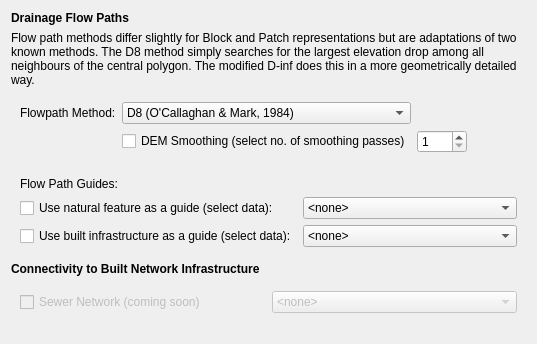
            <widget class="QWidget" name="connectivity_contents">
             <property name="geometry">
              <rect>
               <x>0</x>
               <y>0</y>
               <width>537</width>
               <height>344</height>
              </rect>
             </property>
             <layout class="QVBoxLayout" name="verticalLayout_6">
              <item>
               <widget class="QLabel" name="connectivity_title">
                <property name="text">
                 <string>&lt;html&gt;&lt;head/&gt;&lt;body&gt;&lt;p&gt;&lt;span style=&quot; font-weight:600;&quot;&gt;Drainage Flow Paths&lt;/span&gt;&lt;/p&gt;&lt;/body&gt;&lt;/html&gt;</string>
                </property>
               </widget>
              </item>
              <item>
               <widget class="QLabel" name="connectivity_lbl1">
                <property name="text">
                 <string>&lt;html&gt;&lt;head/&gt;&lt;body&gt;&lt;p&gt;Flow path methods differ slightly for Block and Patch representations but are adaptations of two known methods. The D8 method simply searches for the largest elevation drop among all neighbours of the central polygon. The modified D-inf does this in a more geometrically detailed way.&lt;/p&gt;&lt;/body&gt;&lt;/html&gt;</string>
                </property>
                <property name="wordWrap">
                 <bool>true</bool>
                </property>
               </widget>
              </item>
              <item>
               <widget class="QWidget" name="flowpath_widget" native="true">
                <layout class="QGridLayout" name="gridLayout_3">
                 <item row="0" column="0">
                  <widget class="QLabel" name="flowpath_lbl">
                   <property name="whatsThis">
                    <string>&lt;!DOCTYPE HTML PUBLIC &quot;-//W3C//DTD HTML 4.0//EN&quot; &quot;http://www.w3.org/TR/REC-html40/strict.dtd&quot;&gt;
&lt;html&gt;&lt;head&gt;&lt;meta name=&quot;qrichtext&quot; content=&quot;1&quot; /&gt;&lt;style type=&quot;text/css&quot;&gt;
p, li { white-space: pre-wrap; }
&lt;/style&gt;&lt;/head&gt;&lt;body style=&quot; font-family:'MS Shell Dlg 2'; font-size:8.25pt; font-weight:400; font-style:normal;&quot;&gt;
&lt;p style=&quot; margin-top:0px; margin-bottom:0px; margin-left:0px; margin-right:0px; -qt-block-indent:0; text-indent:0px;&quot;&gt;&lt;span style=&quot; font-size:8pt;&quot;&gt;How many blocks to consider when determining drainage fluxes (the greater the number, the greater the computational burden).&lt;/span&gt;&lt;/p&gt;&lt;/body&gt;&lt;/html&gt;</string>
                   </property>
                   <property name="text">
                    <string>Flowpath Method:</string>
                   </property>
                  </widget>
                 </item>
                 <item row="1" column="1">
                  <widget class="QCheckBox" name="demsmooth_check">
                   <property name="toolTip">
                    <string>&lt;!DOCTYPE HTML PUBLIC &quot;-//W3C//DTD HTML 4.0//EN&quot; &quot;http://www.w3.org/TR/REC-html40/strict.dtd&quot;&gt;
&lt;html&gt;&lt;head&gt;&lt;meta name=&quot;qrichtext&quot; content=&quot;1&quot; /&gt;&lt;style type=&quot;text/css&quot;&gt;
p, li { white-space: pre-wrap; }
&lt;/style&gt;&lt;/head&gt;&lt;body style=&quot; font-family:'MS Shell Dlg 2'; font-size:8.25pt; font-weight:400; font-style:normal;&quot;&gt;
&lt;p style=&quot; margin-top:0px; margin-bottom:0px; margin-left:0px; margin-right:0px; -qt-block-indent:0; text-indent:0px;&quot;&gt;&lt;span style=&quot; font-size:8pt;&quot;&gt;Check if you want to avoid localised ponds forming in the region. If this is of particular interest because the DEM's accuracy has been assured and the purpose of the simulation is to assess these problem spots, then leave this box unchecked.&lt;/span&gt;&lt;/p&gt;
&lt;p style=&quot;-qt-paragraph-type:empty; margin-top:0px; margin-bottom:0px; margin-left:0px; margin-right:0px; -qt-block-indent:0; text-indent:0px; font-size:8pt;&quot;&gt;&lt;/p&gt;
&lt;p style=&quot; margin-top:0px; margin-bottom:0px; margin-left:0px; margin-right:0px; -qt-block-indent:0; text-indent:0px;&quot;&gt;&lt;span style=&quot; font-size:8pt;&quot;&gt;Correction proceeds as follows:&lt;/span&gt;&lt;/p&gt;
&lt;p style=&quot; margin-top:0px; margin-bottom:0px; margin-left:0px; margin-right:0px; -qt-block-indent:0; text-indent:0px;&quot;&gt;&lt;span style=&quot; font-size:8pt;&quot;&gt;- If cell cannot transfer water downhill, but there is an adjacent cell with identical elevation within tolerance limit, it will transfer the water into this.&lt;/span&gt;&lt;/p&gt;
&lt;p style=&quot; margin-top:0px; margin-bottom:0px; margin-left:0px; margin-right:0px; -qt-block-indent:0; text-indent:0px;&quot;&gt;&lt;span style=&quot; font-size:8pt;&quot;&gt;- If tolerance limit is not met, cell's water is routed directly to catchment outlet.&lt;/span&gt;&lt;/p&gt;&lt;/body&gt;&lt;/html&gt;</string>
                   </property>
                   <property name="whatsThis">
                    <string>&lt;!DOCTYPE HTML PUBLIC &quot;-//W3C//DTD HTML 4.0//EN&quot; &quot;http://www.w3.org/TR/REC-html40/strict.dtd&quot;&gt;
&lt;html&gt;&lt;head&gt;&lt;meta name=&quot;qrichtext&quot; content=&quot;1&quot; /&gt;&lt;style type=&quot;text/css&quot;&gt;
p, li { white-space: pre-wrap; }
&lt;/style&gt;&lt;/head&gt;&lt;body style=&quot; font-family:'MS Shell Dlg 2'; font-size:8.25pt; font-weight:400; font-style:normal;&quot;&gt;
&lt;p style=&quot; margin-top:0px; margin-bottom:0px; margin-left:0px; margin-right:0px; -qt-block-indent:0; text-indent:0px;&quot;&gt;&lt;span style=&quot; font-size:8pt;&quot;&gt;Applies a weighted average smoothing filter over the DEM layer. &lt;/span&gt;&lt;/p&gt;&lt;/body&gt;&lt;/html&gt;</string>
                   </property>
                   <property name="text">
                    <string>DEM Smoothing (select no. of smoothing passes)</string>
                   </property>
                  </widget>
                 </item>
                 <item row="0" column="2">
                  <spacer name="horizontalSpacer_4">
                   <property name="orientation">
                    <enum>Qt::Horizontal</enum>
                   </property>
                   <property name="sizeHint" stdset="0">
                    <size>
                     <width>40</width>
                     <height>20</height>
                    </size>
                   </property>
                  </spacer>
                 </item>
                 <item row="0" column="1">
                  <widget class="QComboBox" name="flowpath_combo">
                   <property name="sizePolicy">
                    <sizepolicy hsizetype="Preferred" vsizetype="Preferred">
                     <horstretch>0</horstretch>
                     <verstretch>0</verstretch>
                    </sizepolicy>
                   </property>
                   <property name="currentIndex">
                    <number>1</number>
                   </property>
                   <item>
                    <property name="text">
                     <string>Adapted version of D-infinity (Tarboton, 1997)</string>
                    </property>
                   </item>
                   <item>
                    <property name="text">
                     <string>D8 (O'Callaghan &amp; Mark, 1984)</string>
                    </property>
                   </item>
                  </widget>
                 </item>
                 <item row="1" column="2">
                  <widget class="QSpinBox" name="demsmooth_spin">
                   <property name="toolTip">
                    <string>Select the number of times the smoothing algorithm should be applied. A higher number will lead to a much smoother map, but can result in possible issues with finding flow paths.</string>
                   </property>
                   <property name="minimum">
                    <number>1</number>
                   </property>
                   <property name="maximum">
                    <number>2</number>
                   </property>
                  </widget>
                 </item>
                 <item row="1" column="3">
                  <spacer name="horizontalSpacer">
                   <property name="orientation">
                    <enum>Qt::Horizontal</enum>
                   </property>
                   <property name="sizeHint" stdset="0">
                    <size>
                     <width>40</width>
                     <height>20</height>
                    </size>
                   </property>
                  </spacer>
                 </item>
                </layout>
               </widget>
              </item>
              <item>
               <widget class="QWidget" name="flowpath_guide_widget" native="true">
                <layout class="QGridLayout" name="gridLayout_4">
                 <item row="1" column="0">
                  <widget class="QCheckBox" name="natfeature_check">
                   <property name="toolTip">
                    <string>&lt;!DOCTYPE HTML PUBLIC &quot;-//W3C//DTD HTML 4.0//EN&quot; &quot;http://www.w3.org/TR/REC-html40/strict.dtd&quot;&gt;
&lt;html&gt;&lt;head&gt;&lt;meta name=&quot;qrichtext&quot; content=&quot;1&quot; /&gt;&lt;style type=&quot;text/css&quot;&gt;
p, li { white-space: pre-wrap; }
&lt;/style&gt;&lt;/head&gt;&lt;body style=&quot; font-family:'MS Shell Dlg 2'; font-size:8.25pt; font-weight:400; font-style:normal;&quot;&gt;
&lt;p style=&quot; margin-top:0px; margin-bottom:0px; margin-left:0px; margin-right:0px; -qt-block-indent:0; text-indent:0px;&quot;&gt;&lt;span style=&quot; font-size:8pt;&quot;&gt;Check if you want to avoid localised ponds forming in the region. If this is of particular interest because the DEM's accuracy has been assured and the purpose of the simulation is to assess these problem spots, then leave this box unchecked.&lt;/span&gt;&lt;/p&gt;
&lt;p style=&quot;-qt-paragraph-type:empty; margin-top:0px; margin-bottom:0px; margin-left:0px; margin-right:0px; -qt-block-indent:0; text-indent:0px; font-size:8pt;&quot;&gt;&lt;/p&gt;
&lt;p style=&quot; margin-top:0px; margin-bottom:0px; margin-left:0px; margin-right:0px; -qt-block-indent:0; text-indent:0px;&quot;&gt;&lt;span style=&quot; font-size:8pt;&quot;&gt;Correction proceeds as follows:&lt;/span&gt;&lt;/p&gt;
&lt;p style=&quot; margin-top:0px; margin-bottom:0px; margin-left:0px; margin-right:0px; -qt-block-indent:0; text-indent:0px;&quot;&gt;&lt;span style=&quot; font-size:8pt;&quot;&gt;- If cell cannot transfer water downhill, but there is an adjacent cell with identical elevation within tolerance limit, it will transfer the water into this.&lt;/span&gt;&lt;/p&gt;
&lt;p style=&quot; margin-top:0px; margin-bottom:0px; margin-left:0px; margin-right:0px; -qt-block-indent:0; text-indent:0px;&quot;&gt;&lt;span style=&quot; font-size:8pt;&quot;&gt;- If tolerance limit is not met, cell's water is routed directly to catchment outlet.&lt;/span&gt;&lt;/p&gt;&lt;/body&gt;&lt;/html&gt;</string>
                   </property>
                   <property name="whatsThis">
                    <string>&lt;!DOCTYPE HTML PUBLIC &quot;-//W3C//DTD HTML 4.0//EN&quot; &quot;http://www.w3.org/TR/REC-html40/strict.dtd&quot;&gt;
&lt;html&gt;&lt;head&gt;&lt;meta name=&quot;qrichtext&quot; content=&quot;1&quot; /&gt;&lt;style type=&quot;text/css&quot;&gt;
p, li { white-space: pre-wrap; }
&lt;/style&gt;&lt;/head&gt;&lt;body style=&quot; font-family:'MS Shell Dlg 2'; font-size:8.25pt; font-weight:400; font-style:normal;&quot;&gt;
&lt;p style=&quot; margin-top:0px; margin-bottom:0px; margin-left:0px; margin-right:0px; -qt-block-indent:0; text-indent:0px;&quot;&gt;&lt;span style=&quot; font-size:8pt;&quot;&gt;Applies a weighted average smoothing filter over the DEM layer. &lt;/span&gt;&lt;/p&gt;&lt;/body&gt;&lt;/html&gt;</string>
                   </property>
                   <property name="text">
                    <string>Use natural feature as a guide (select data):</string>
                   </property>
                  </widget>
                 </item>
                 <item row="0" column="0">
                  <widget class="QLabel" name="flowpath_lbl2">
                   <property name="whatsThis">
                    <string>&lt;!DOCTYPE HTML PUBLIC &quot;-//W3C//DTD HTML 4.0//EN&quot; &quot;http://www.w3.org/TR/REC-html40/strict.dtd&quot;&gt;
&lt;html&gt;&lt;head&gt;&lt;meta name=&quot;qrichtext&quot; content=&quot;1&quot; /&gt;&lt;style type=&quot;text/css&quot;&gt;
p, li { white-space: pre-wrap; }
&lt;/style&gt;&lt;/head&gt;&lt;body style=&quot; font-family:'MS Shell Dlg 2'; font-size:8.25pt; font-weight:400; font-style:normal;&quot;&gt;
&lt;p style=&quot; margin-top:0px; margin-bottom:0px; margin-left:0px; margin-right:0px; -qt-block-indent:0; text-indent:0px;&quot;&gt;&lt;span style=&quot; font-size:8pt;&quot;&gt;How many blocks to consider when determining drainage fluxes (the greater the number, the greater the computational burden).&lt;/span&gt;&lt;/p&gt;&lt;/body&gt;&lt;/html&gt;</string>
                   </property>
                   <property name="text">
                    <string>Flow Path Guides:</string>
                   </property>
                  </widget>
                 </item>
                 <item row="2" column="0">
                  <widget class="QCheckBox" name="infrastructure_check">
                   <property name="toolTip">
                    <string>&lt;!DOCTYPE HTML PUBLIC &quot;-//W3C//DTD HTML 4.0//EN&quot; &quot;http://www.w3.org/TR/REC-html40/strict.dtd&quot;&gt;
&lt;html&gt;&lt;head&gt;&lt;meta name=&quot;qrichtext&quot; content=&quot;1&quot; /&gt;&lt;style type=&quot;text/css&quot;&gt;
p, li { white-space: pre-wrap; }
&lt;/style&gt;&lt;/head&gt;&lt;body style=&quot; font-family:'MS Shell Dlg 2'; font-size:8.25pt; font-weight:400; font-style:normal;&quot;&gt;
&lt;p style=&quot; margin-top:0px; margin-bottom:0px; margin-left:0px; margin-right:0px; -qt-block-indent:0; text-indent:0px;&quot;&gt;&lt;span style=&quot; font-size:8pt;&quot;&gt;Check if you want to avoid localised ponds forming in the region. If this is of particular interest because the DEM's accuracy has been assured and the purpose of the simulation is to assess these problem spots, then leave this box unchecked.&lt;/span&gt;&lt;/p&gt;
&lt;p style=&quot;-qt-paragraph-type:empty; margin-top:0px; margin-bottom:0px; margin-left:0px; margin-right:0px; -qt-block-indent:0; text-indent:0px; font-size:8pt;&quot;&gt;&lt;/p&gt;
&lt;p style=&quot; margin-top:0px; margin-bottom:0px; margin-left:0px; margin-right:0px; -qt-block-indent:0; text-indent:0px;&quot;&gt;&lt;span style=&quot; font-size:8pt;&quot;&gt;Correction proceeds as follows:&lt;/span&gt;&lt;/p&gt;
&lt;p style=&quot; margin-top:0px; margin-bottom:0px; margin-left:0px; margin-right:0px; -qt-block-indent:0; text-indent:0px;&quot;&gt;&lt;span style=&quot; font-size:8pt;&quot;&gt;- If cell cannot transfer water downhill, but there is an adjacent cell with identical elevation within tolerance limit, it will transfer the water into this.&lt;/span&gt;&lt;/p&gt;
&lt;p style=&quot; margin-top:0px; margin-bottom:0px; margin-left:0px; margin-right:0px; -qt-block-indent:0; text-indent:0px;&quot;&gt;&lt;span style=&quot; font-size:8pt;&quot;&gt;- If tolerance limit is not met, cell's water is routed directly to catchment outlet.&lt;/span&gt;&lt;/p&gt;&lt;/body&gt;&lt;/html&gt;</string>
                   </property>
                   <property name="whatsThis">
                    <string>&lt;!DOCTYPE HTML PUBLIC &quot;-//W3C//DTD HTML 4.0//EN&quot; &quot;http://www.w3.org/TR/REC-html40/strict.dtd&quot;&gt;
&lt;html&gt;&lt;head&gt;&lt;meta name=&quot;qrichtext&quot; content=&quot;1&quot; /&gt;&lt;style type=&quot;text/css&quot;&gt;
p, li { white-space: pre-wrap; }
&lt;/style&gt;&lt;/head&gt;&lt;body style=&quot; font-family:'MS Shell Dlg 2'; font-size:8.25pt; font-weight:400; font-style:normal;&quot;&gt;
&lt;p style=&quot; margin-top:0px; margin-bottom:0px; margin-left:0px; margin-right:0px; -qt-block-indent:0; text-indent:0px;&quot;&gt;&lt;span style=&quot; font-size:8pt;&quot;&gt;Applies a weighted average smoothing filter over the DEM layer. &lt;/span&gt;&lt;/p&gt;&lt;/body&gt;&lt;/html&gt;</string>
                   </property>
                   <property name="text">
                    <string>Use built infrastructure as a guide (select data):</string>
                   </property>
                  </widget>
                 </item>
                 <item row="1" column="1">
                  <widget class="QComboBox" name="natfeature_combo">
                   <item>
                    <property name="text">
                     <string>&lt;none&gt;</string>
                    </property>
                   </item>
                  </widget>
                 </item>
                 <item row="2" column="1">
                  <widget class="QComboBox" name="infrastructure_combo">
                   <item>
                    <property name="text">
                     <string>&lt;none&gt;</string>
                    </property>
                   </item>
                  </widget>
                 </item>
                </layout>
               </widget>
              </item>
              <item>
               <widget class="QLabel" name="connectivity_lbl2">
                <property name="text">
                 <string>&lt;html&gt;&lt;head/&gt;&lt;body&gt;&lt;p&gt;&lt;span style=&quot; font-weight:600;&quot;&gt;Connectivity to Built Network Infrastructure&lt;/span&gt;&lt;/p&gt;&lt;/body&gt;&lt;/html&gt;</string>
                </property>
               </widget>
              </item>
              <item>
               <widget class="QWidget" name="sewer_widget" native="true">
                <layout class="QGridLayout" name="gridLayout_7">
                 <item row="0" column="0">
                  <widget class="QCheckBox" name="sewer_check">
                   <property name="enabled">
                    <bool>false</bool>
                   </property>
                   <property name="toolTip">
                    <string>&lt;!DOCTYPE HTML PUBLIC &quot;-//W3C//DTD HTML 4.0//EN&quot; &quot;http://www.w3.org/TR/REC-html40/strict.dtd&quot;&gt;
&lt;html&gt;&lt;head&gt;&lt;meta name=&quot;qrichtext&quot; content=&quot;1&quot; /&gt;&lt;style type=&quot;text/css&quot;&gt;
p, li { white-space: pre-wrap; }
&lt;/style&gt;&lt;/head&gt;&lt;body style=&quot; font-family:'MS Shell Dlg 2'; font-size:8.25pt; font-weight:400; font-style:normal;&quot;&gt;
&lt;p style=&quot; margin-top:0px; margin-bottom:0px; margin-left:0px; margin-right:0px; -qt-block-indent:0; text-indent:0px;&quot;&gt;&lt;span style=&quot; font-size:8pt;&quot;&gt;Check if you want to avoid localised ponds forming in the region. If this is of particular interest because the DEM's accuracy has been assured and the purpose of the simulation is to assess these problem spots, then leave this box unchecked.&lt;/span&gt;&lt;/p&gt;
&lt;p style=&quot;-qt-paragraph-type:empty; margin-top:0px; margin-bottom:0px; margin-left:0px; margin-right:0px; -qt-block-indent:0; text-indent:0px; font-size:8pt;&quot;&gt;&lt;/p&gt;
&lt;p style=&quot; margin-top:0px; margin-bottom:0px; margin-left:0px; margin-right:0px; -qt-block-indent:0; text-indent:0px;&quot;&gt;&lt;span style=&quot; font-size:8pt;&quot;&gt;Correction proceeds as follows:&lt;/span&gt;&lt;/p&gt;
&lt;p style=&quot; margin-top:0px; margin-bottom:0px; margin-left:0px; margin-right:0px; -qt-block-indent:0; text-indent:0px;&quot;&gt;&lt;span style=&quot; font-size:8pt;&quot;&gt;- If cell cannot transfer water downhill, but there is an adjacent cell with identical elevation within tolerance limit, it will transfer the water into this.&lt;/span&gt;&lt;/p&gt;
&lt;p style=&quot; margin-top:0px; margin-bottom:0px; margin-left:0px; margin-right:0px; -qt-block-indent:0; text-indent:0px;&quot;&gt;&lt;span style=&quot; font-size:8pt;&quot;&gt;- If tolerance limit is not met, cell's water is routed directly to catchment outlet.&lt;/span&gt;&lt;/p&gt;&lt;/body&gt;&lt;/html&gt;</string>
                   </property>
                   <property name="whatsThis">
                    <string>&lt;!DOCTYPE HTML PUBLIC &quot;-//W3C//DTD HTML 4.0//EN&quot; &quot;http://www.w3.org/TR/REC-html40/strict.dtd&quot;&gt;
&lt;html&gt;&lt;head&gt;&lt;meta name=&quot;qrichtext&quot; content=&quot;1&quot; /&gt;&lt;style type=&quot;text/css&quot;&gt;
p, li { white-space: pre-wrap; }
&lt;/style&gt;&lt;/head&gt;&lt;body style=&quot; font-family:'MS Shell Dlg 2'; font-size:8.25pt; font-weight:400; font-style:normal;&quot;&gt;
&lt;p style=&quot; margin-top:0px; margin-bottom:0px; margin-left:0px; margin-right:0px; -qt-block-indent:0; text-indent:0px;&quot;&gt;&lt;span style=&quot; font-size:8pt;&quot;&gt;Applies a weighted average smoothing filter over the DEM layer. &lt;/span&gt;&lt;/p&gt;&lt;/body&gt;&lt;/html&gt;</string>
                   </property>
                   <property name="text">
                    <string>Sewer Network (coming soon)</string>
                   </property>
                  </widget>
                 </item>
                 <item row="0" column="1">
                  <widget class="QComboBox" name="sewer_combo">
                   <property name="enabled">
                    <bool>false</bool>
                   </property>
                   <item>
                    <property name="text">
                     <string>&lt;none&gt;</string>
                    </property>
                   </item>
                  </widget>
                 </item>
                </layout>
               </widget>
              </item>
              <item>
               <spacer name="verticalSpacer_2">
                <property name="orientation">
                 <enum>Qt::Vertical</enum>
                </property>
                <property name="sizeHint" stdset="0">
                 <size>
                  <width>20</width>
                  <height>40</height>
                 </size>
                </property>
               </spacer>
              </item>
             </layout>
            </widget>
